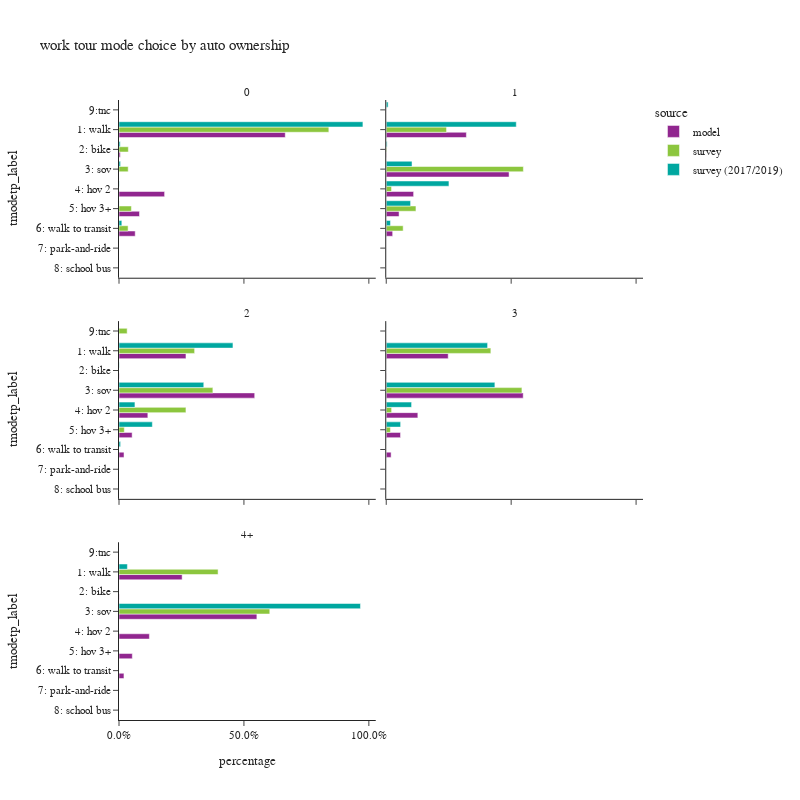

Here is the notebook cell this chart was saved with:
### Code cell
plot_mode_choice(wk_base_subtour.loc[wk_base_subtour['auto_ownership_4+']!="-1"],"auto_ownership_4+",
                 {"auto_ownership_4+":["0","1","2","3","4+"],
                  "tmodetp_label":["1: walk","2: bike","3: sov","4: hov 2","5: hov 3+","6: walk to transit",
                                   "7: park-and-ride","8: school bus","9: other–survey only"]},
                 "auto ownership",2,800)

### Figure 1 — Plotly figure (JSON) as saved in the notebook; plotly's stock layout.template omitted (floating-point values rounded to 4 significant figures)
{"data": [{"alignmentgroup": "True", "customdata": [[3343], [26], [917], [412], [326]], "hovertemplate": "source=model<br>auto_ownership_4+=0<br>percentage=%{x}<br>tmodetp_label=%{y}<br>sample count=%{customdata[0]}<extra></extra>", "legendgroup": "model", "marker": {"color": "#91268F", "pattern": {"shape": ""}}, "name": "model", "offsetgroup": "model", "orientation": "h", "showlegend": true, "textposition": "auto", "type": "bar", "x": [0.6654, 0.005175, 0.1825, 0.08201, 0.06489], "xaxis": "x5", "y": ["1: walk", "2: bike", "4: hov 2", "5: hov 3+", "6: walk to transit"], "yaxis": "y5"}, {"alignmentgroup": "True", "customdata": [[11438], [39], [17532], [3907], [1830], [917]], "hovertemplate": "source=model<br>auto_ownership_4+=1<br>percentage=%{x}<br>tmodetp_label=%{y}<br>sample count=%{customdata[0]}<extra></extra>", "legendgroup": "model", "marker": {"color": "#91268F", "pattern": {"shape": ""}}, "name": "model", "offsetgroup": "model", "orientation": "h", "showlegend": false, "textposition": "auto", "type": "bar", "x": [0.3207, 0.001094, 0.4916, 0.1096, 0.05131, 0.02571], "xaxis": "x6", "y": ["1: walk", "2: bike", "3: sov", "4: hov 2", "5: hov 3+", "6: walk to transit"], "yaxis": "y6"}, {"alignmentgroup": "True", "customdata": [[15428], [46], [31267], [6645], [3025], [1155], [1]], "hovertemplate": "source=model<br>auto_ownership_4+=2<br>percentage=%{x}<br>tmodetp_label=%{y}<br>sample count=%{customdata[0]}<extra></extra>", "legendgroup": "model", "marker": {"color": "#91268F", "pattern": {"shape": ""}}, "name": "model", "offsetgroup": "model", "orientation": "h", "showlegend": false, "textposition": "auto", "type": "bar", "x": [0.268, 0.0007991, 0.5431, 0.1154, 0.05255, 0.02006, 1.737e-05], "xaxis": "x3", "y": ["1: walk", "2: bike", "3: sov", "4: hov 2", "5: hov 3+", "6: walk to transit", "9:tnc"], "yaxis": "y3"}, {"alignmentgroup": "True", "customdata": [[6871], [19], [15189], [3505], [1585], [540]], "hovertemplate": "source=model<br>auto_ownership_4+=3<br>percentage=%{x}<br>tmodetp_label=%{y}<br>sample count=%{customdata[0]}<extra></extra>", "legendgroup": "model", "marker": {"color": "#91268F", "pattern": {"shape": ""}}, "name": "model", "offsetgroup": "model", "orientation": "h", "showlegend": false, "textposition": "auto", "type": "bar", "x": [0.248, 0.0006857, 0.5482, 0.1265, 0.0572, 0.01949], "xaxis": "x4", "y": ["1: walk", "2: bike", "3: sov", "4: hov 2", "5: hov 3+", "6: walk to transit"], "yaxis": "y4"}, {"alignmentgroup": "True", "customdata": [[5138], [16], [11219], [2473], [1083], [403]], "hovertemplate": "source=model<br>auto_ownership_4+=4+<br>percentage=%{x}<br>tmodetp_label=%{y}<br>sample count=%{customdata[0]}<extra></extra>", "legendgroup": "model", "marker": {"color": "#91268F", "pattern": {"shape": ""}}, "name": "model", "offsetgroup": "model", "orientation": "h", "showlegend": false, "textposition": "auto", "type": "bar", "x": [0.2527, 0.0007869, 0.5518, 0.1216, 0.05327, 0.01982], "xaxis": "x", "y": ["1: walk", "2: bike", "3: sov", "4: hov 2", "5: hov 3+", "6: walk to transit"], "yaxis": "y"}, {"alignmentgroup": "True", "customdata": [[17], [1], [1], [1], [1]], "hovertemplate": "source=survey<br>auto_ownership_4+=0<br>percentage=%{x}<br>tmodetp_label=%{y}<br>sample count=%{customdata[0]}<extra></extra>", "legendgroup": "survey", "marker": {"color": "#8CC63E", "pattern": {"shape": ""}}, "name": "survey", "offsetgroup": "survey", "orientation": "h", "showlegend": true, "textposition": "auto", "type": "bar", "x": [0.8399, 0.03732, 0.03673, 0.04968, 0.03639], "xaxis": "x5", "y": ["1: walk", "2: bike", "3: sov", "5: hov 3+", "6: walk to transit"], "yaxis": "y5"}, {"alignmentgroup": "True", "customdata": [[45], [3], [28], [5], [9], [1]], "hovertemplate": "source=survey<br>auto_ownership_4+=1<br>percentage=%{x}<br>tmodetp_label=%{y}<br>sample count=%{customdata[0]}<extra></extra>", "legendgroup": "survey", "marker": {"color": "#8CC63E", "pattern": {"shape": ""}}, "name": "survey", "offsetgroup": "survey", "orientation": "h", "showlegend": false, "textposition": "auto", "type": "bar", "x": [0.2413, 0.002018, 0.5488, 0.02122, 0.1189, 0.06768], "xaxis": "x6", "y": ["1: walk", "2: bike", "3: sov", "4: hov 2", "5: hov 3+", "6: walk to transit"], "yaxis": "y6"}, {"alignmentgroup": "True", "customdata": [[13], [23], [2], [2], [1]], "hovertemplate": "source=survey<br>auto_ownership_4+=2<br>percentage=%{x}<br>tmodetp_label=%{y}<br>sample count=%{customdata[0]}<extra></extra>", "legendgroup": "survey", "marker": {"color": "#8CC63E", "pattern": {"shape": ""}}, "name": "survey", "offsetgroup": "survey", "orientation": "h", "showlegend": false, "textposition": "auto", "type": "bar", "x": [0.3026, 0.3757, 0.2679, 0.0212, 0.03262], "xaxis": "x3", "y": ["1: walk", "3: sov", "4: hov 2", "5: hov 3+", "9:tnc"], "yaxis": "y3"}, {"alignmentgroup": "True", "customdata": [[3], [10], [1], [1]], "hovertemplate": "source=survey<br>auto_ownership_4+=3<br>percentage=%{x}<br>tmodetp_label=%{y}<br>sample count=%{customdata[0]}<extra></extra>", "legendgroup": "survey", "marker": {"color": "#8CC63E", "pattern": {"shape": ""}}, "name": "survey", "offsetgroup": "survey", "orientation": "h", "showlegend": false, "textposition": "auto", "type": "bar", "x": [0.4187, 0.543, 0.0215, 0.01677], "xaxis": "x4", "y": ["1: walk", "3: sov", "4: hov 2", "5: hov 3+"], "yaxis": "y4"}, {"alignmentgroup": "True", "customdata": [[3], [7]], "hovertemplate": "source=survey<br>auto_ownership_4+=4+<br>percentage=%{x}<br>tmodetp_label=%{y}<br>sample count=%{customdata[0]}<extra></extra>", "legendgroup": "survey", "marker": {"color": "#8CC63E", "pattern": {"shape": ""}}, "name": "survey", "offsetgroup": "survey", "orientation": "h", "showlegend": false, "textposition": "auto", "type": "bar", "x": [0.3966, 0.6034], "xaxis": "x", "y": ["1: walk", "3: sov"], "yaxis": "y"}, {"alignmentgroup": "True", "customdata": [[104], [1], [2], [1], [1], [4]], "hovertemplate": "source=survey (2017/2019)<br>auto_ownership_4+=0<br>percentage=%{x}<br>tmodetp_label=%{y}<br>sample count=%{customdata[0]}<extra></extra>", "legendgroup": "survey (2017/2019)", "marker": {"color": "#00A7A0", "pattern": {"shape": ""}}, "name": "survey (2017/2019)", "offsetgroup": "survey (2017/2019)", "orientation": "h", "showlegend": true, "textposition": "auto", "type": "bar", "x": [0.9763, 0.004864, 0.006211, 0.0008467, 0.0004772, 0.01133], "xaxis": "x5", "y": ["1: walk", "2: bike", "3: sov", "4: hov 2", "5: hov 3+", "6: walk to transit"], "yaxis": "y5"}, {"alignmentgroup": "True", "customdata": [[241], [3], [64], [29], [28], [15], [4]], "hovertemplate": "source=survey (2017/2019)<br>auto_ownership_4+=1<br>percentage=%{x}<br>tmodetp_label=%{y}<br>sample count=%{customdata[0]}<extra></extra>", "legendgroup": "survey (2017/2019)", "marker": {"color": "#00A7A0", "pattern": {"shape": ""}}, "name": "survey (2017/2019)", "offsetgroup": "survey (2017/2019)", "orientation": "h", "showlegend": false, "textposition": "auto", "type": "bar", "x": [0.5205, 0.003512, 0.1032, 0.251, 0.09742, 0.0169, 0.007543], "xaxis": "x6", "y": ["1: walk", "2: bike", "3: sov", "4: hov 2", "5: hov 3+", "6: walk to transit", "9:tnc"], "yaxis": "y6"}, {"alignmentgroup": "True", "customdata": [[97], [2], [68], [23], [19], [7]], "hovertemplate": "source=survey (2017/2019)<br>auto_ownership_4+=2<br>percentage=%{x}<br>tmodetp_label=%{y}<br>sample count=%{customdata[0]}<extra></extra>", "legendgroup": "survey (2017/2019)", "marker": {"color": "#00A7A0", "pattern": {"shape": ""}}, "name": "survey (2017/2019)", "offsetgroup": "survey (2017/2019)", "orientation": "h", "showlegend": false, "textposition": "auto", "type": "bar", "x": [0.4561, 0.0009542, 0.3393, 0.06381, 0.1335, 0.00636], "xaxis": "x3", "y": ["1: walk", "2: bike", "3: sov", "4: hov 2", "5: hov 3+", "6: walk to transit"], "yaxis": "y3"}, {"alignmentgroup": "True", "customdata": [[19], [25], [7], [3], [1], [1], [2]], "hovertemplate": "source=survey (2017/2019)<br>auto_ownership_4+=3<br>percentage=%{x}<br>tmodetp_label=%{y}<br>sample count=%{customdata[0]}<extra></extra>", "legendgroup": "survey (2017/2019)", "marker": {"color": "#00A7A0", "pattern": {"shape": ""}}, "name": "survey (2017/2019)", "offsetgroup": "survey (2017/2019)", "orientation": "h", "showlegend": false, "textposition": "auto", "type": "bar", "x": [0.4056, 0.4348, 0.1014, 0.05756, 0.0001548, 3.044e-05, 0.0003959], "xaxis": "x4", "y": ["1: walk", "3: sov", "4: hov 2", "5: hov 3+", "6: walk to transit", "8: school bus", "9:tnc"], "yaxis": "y4"}, {"alignmentgroup": "True", "customdata": [[3], [13]], "hovertemplate": "source=survey (2017/2019)<br>auto_ownership_4+=4+<br>percentage=%{x}<br>tmodetp_label=%{y}<br>sample count=%{customdata[0]}<extra></extra>", "legendgroup": "survey (2017/2019)", "marker": {"color": "#00A7A0", "pattern": {"shape": ""}}, "name": "survey (2017/2019)", "offsetgroup": "survey (2017/2019)", "orientation": "h", "showlegend": false, "textposition": "auto", "type": "bar", "x": [0.03357, 0.9664], "xaxis": "x", "y": ["1: walk", "3: sov"], "yaxis": "y"}], "layout": {"annotations": [{"font": {}, "showarrow": false, "text": "4+", "x": 0.245, "xanchor": "center", "xref": "paper", "y": 0.2867, "yanchor": "bottom", "yref": "paper"}, {"font": {}, "showarrow": false, "text": "2", "x": 0.245, "xanchor": "center", "xref": "paper", "y": 0.6433, "yanchor": "bottom", "yref": "paper"}, {"font": {}, "showarrow": false, "text": "3", "x": 0.755, "xanchor": "center", "xref": "paper", "y": 0.6433, "yanchor": "bottom", "yref": "paper"}, {"font": {}, "showarrow": false, "text": "0", "x": 0.245, "xanchor": "center", "xref": "paper", "y": 1.0, "yanchor": "bottom", "yref": "paper"}, {"font": {}, "showarrow": false, "text": "1", "x": 0.755, "xanchor": "center", "xref": "paper", "y": 1.0, "yanchor": "bottom", "yref": "paper"}], "barmode": "group", "height": 800, "legend": {"title": {"text": "source"}, "tracegroupgap": 0}, "title": {"text": "work tour mode choice by auto ownership"}, "width": 800, "xaxis": {"anchor": "y", "domain": [0.0, 0.49], "tickformat": ".1%", "title": {"text": "percentage"}}, "xaxis2": {"anchor": "y2", "domain": [0.51, 1.0], "matches": "x", "tickformat": ".1%", "title": {"text": "percentage"}}, "xaxis3": {"anchor": "y3", "domain": [0.0, 0.49], "matches": "x", "showticklabels": false, "tickformat": ".1%"}, "xaxis4": {"anchor": "y4", "domain": [0.51, 1.0], "matches": "x", "showticklabels": false, "tickformat": ".1%"}, "xaxis5": {"anchor": "y5", "domain": [0.0, 0.49], "matches": "x", "showticklabels": false, "tickformat": ".1%"}, "xaxis6": {"anchor": "y6", "domain": [0.51, 1.0], "matches": "x", "showticklabels": false, "tickformat": ".1%"}, "yaxis": {"anchor": "x", "categoryarray": ["9: other–survey only", "8: school bus", "7: park-and-ride", "6: walk to transit", "5: hov 3+", "4: hov 2", "3: sov", "2: bike", "1: walk"], "categoryorder": "array", "domain": [0.0, 0.2867], "title": {"text": "tmodetp_label"}}, "yaxis2": {"anchor": "x2", "domain": [0.0, 0.2867], "matches": "y", "showticklabels": false}, "yaxis3": {"anchor": "x3", "categoryarray": ["9: other–survey only", "8: school bus", "7: park-and-ride", "6: walk to transit", "5: hov 3+", "4: hov 2", "3: sov", "2: bike", "1: walk"], "categoryorder": "array", "domain": [0.3567, 0.6433], "matches": "y", "title": {"text": "tmodetp_label"}}, "yaxis4": {"anchor": "x4", "domain": [0.3567, 0.6433], "matches": "y", "showticklabels": false}, "yaxis5": {"anchor": "x5", "categoryarray": ["9: other–survey only", "8: school bus", "7: park-and-ride", "6: walk to transit", "5: hov 3+", "4: hov 2", "3: sov", "2: bike", "1: walk"], "categoryorder": "array", "domain": [0.7133, 1.0], "matches": "y", "title": {"text": "tmodetp_label"}}, "yaxis6": {"anchor": "x6", "domain": [0.7133, 1.0], "matches": "y", "showticklabels": false}}}
